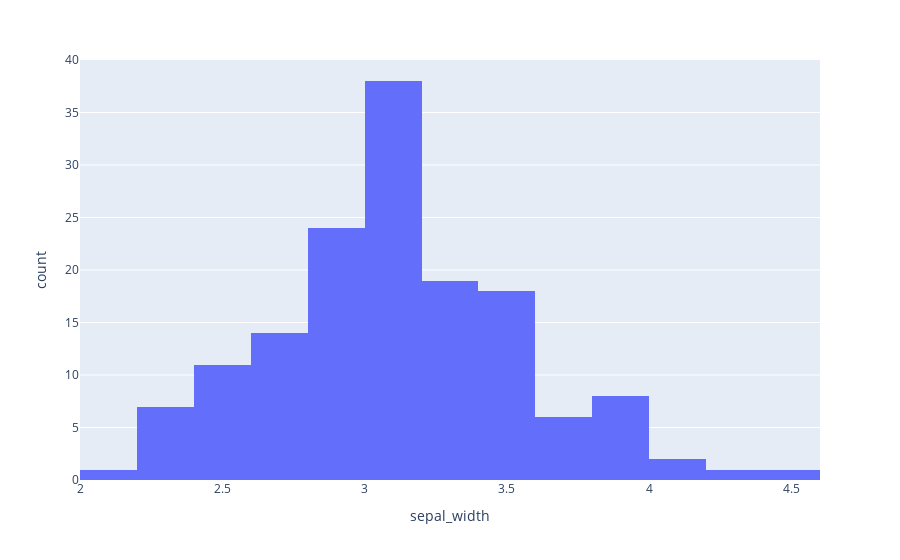

The notebook cell saved with this chart:
### Code cell
px.histogram(data_frame=iris,x='sepal_width')

### Figure 1 — Plotly figure (JSON) as saved in the notebook; plotly's stock layout.template omitted (floating-point values rounded to 4 significant figures; data arrays with more than 128 entries replaced by an {"elided": "..."} marker saying what was removed)
{"data": [{"alignmentgroup": "True", "bingroup": "x", "hovertemplate": "sepal_width=%{x}<br>count=%{y}<extra></extra>", "legendgroup": "", "marker": {"color": "#636efa", "pattern": {"shape": ""}}, "name": "", "offsetgroup": "", "orientation": "v", "showlegend": false, "type": "histogram", "x": {"elided": "150 float values"}, "xaxis": "x", "yaxis": "y"}], "layout": {"barmode": "relative", "legend": {"tracegroupgap": 0}, "margin": {"t": 60}, "xaxis": {"anchor": "y", "domain": [0, 1], "title": {"text": "sepal_width"}}, "yaxis": {"anchor": "x", "domain": [0, 1], "title": {"text": "count"}}}}
